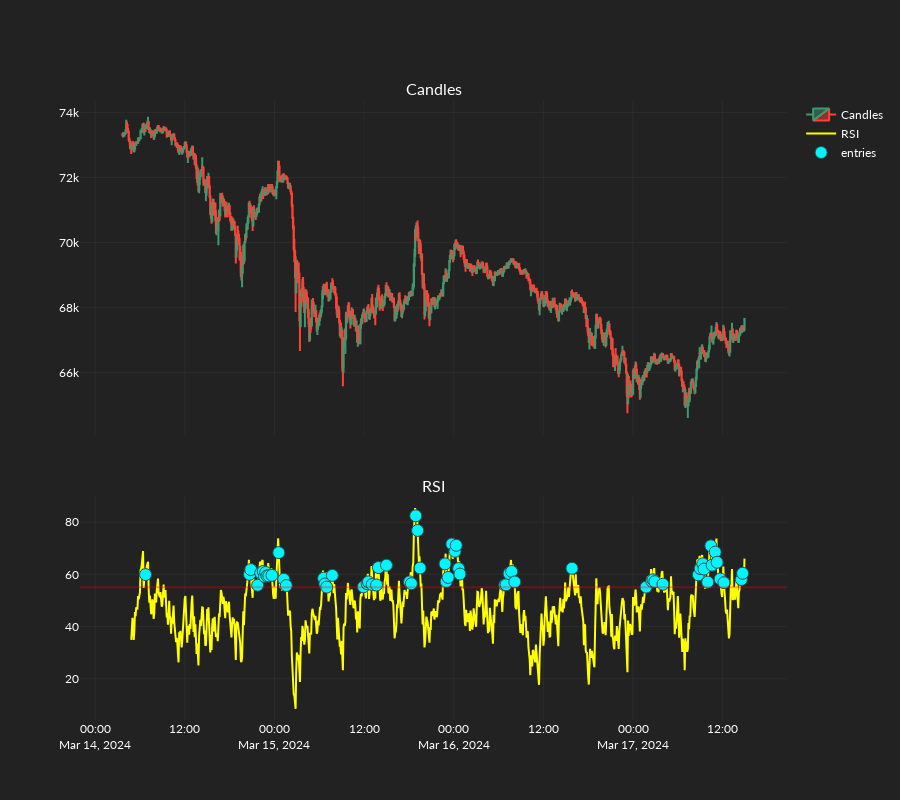

Source (notebook cell):
### Code cell
short_strat = RSIRisingFalling(
    long_short="short",
    rsi_length=np.array([14]),
    rsi_is_above=np.arange(50, 76, 5),
)
short_strat.set_entries_exits_array(
    candles=candles,
    ind_set_index=1,
)
short_strat.plot_signals(candles=candles)

### Figure 1 — Plotly figure (JSON) as saved in the notebook; plotly's stock layout.template omitted (floating-point values rounded to 4 significant figures; data arrays with more than 128 entries replaced by an {"elided": "..."} marker saying what was removed)
{"data": [{"close": {"elided": "1000 float values"}, "high": {"elided": "1000 float values"}, "low": {"elided": "1000 float values"}, "name": "Candles", "open": {"elided": "1000 float values"}, "type": "candlestick", "x": {"elided": "1000 str values"}, "xaxis": "x", "yaxis": "y"}, {"line": {"color": "yellow"}, "name": "RSI", "type": "scatter", "x": {"elided": "1000 str values"}, "xaxis": "x2", "y": {"elided": "1000 float values"}, "yaxis": "y2"}, {"marker": {"color": "#00F6FF", "line": {"color": "DarkSlateGrey", "width": 1}, "size": 12, "symbol": "circle"}, "mode": "markers", "name": "entries", "type": "scatter", "x": {"elided": "1000 str values"}, "xaxis": "x2", "y": {"elided": "1000 float values"}, "yaxis": "y2"}], "layout": {"annotations": [{"font": {"size": 16}, "showarrow": false, "text": "Candles", "x": 0.5, "xanchor": "center", "xref": "paper", "y": 1, "yanchor": "bottom", "yref": "paper"}, {"font": {"size": 16}, "showarrow": false, "text": "RSI", "x": 0.5, "xanchor": "center", "xref": "paper", "y": 0.36, "yanchor": "bottom", "yref": "paper"}], "height": 800, "shapes": [{"line": {"color": "red"}, "opacity": 0.3, "type": "line", "x0": 0, "x1": 1, "xref": "x2 domain", "y0": 55, "y1": 55, "yref": "y2"}], "xaxis": {"anchor": "y", "domain": [0, 1], "matches": "x2", "rangeslider": {"visible": false}, "showticklabels": false}, "xaxis2": {"anchor": "y2", "domain": [0, 1]}, "yaxis": {"anchor": "x", "domain": [0.46, 1]}, "yaxis2": {"anchor": "x2", "domain": [0, 0.36]}}}
